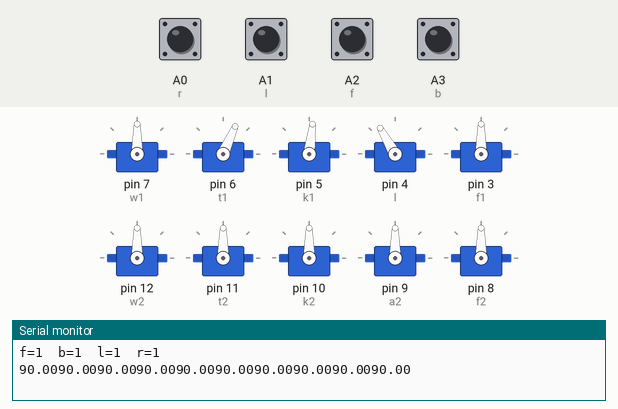
This sketch was run on a simulated Arduino Uno, built with avr-gcc and run on an emulated ATmega328P. Shown: 10 × servo, the last lines printed to the serial monitor. The inputs (shaded band) are chosen by the test bench; at power-on: A0 (r), A1 (l), A2 (f), A3 (b) HIGH.

Above: at 0.55 s.
At 1.05 s:
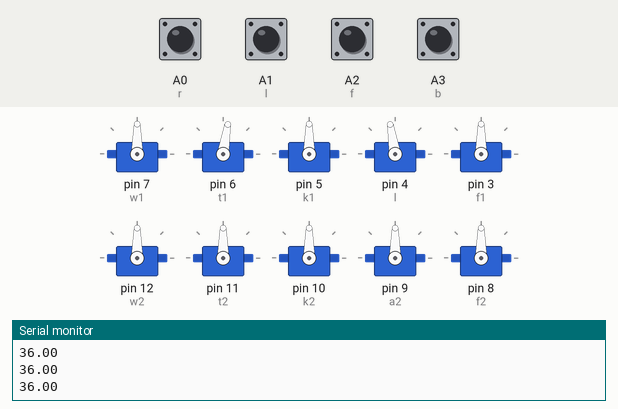
At 1.25 s:
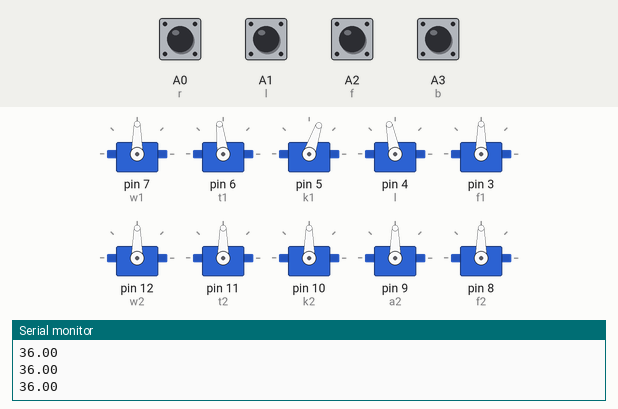
At 1.95 s:
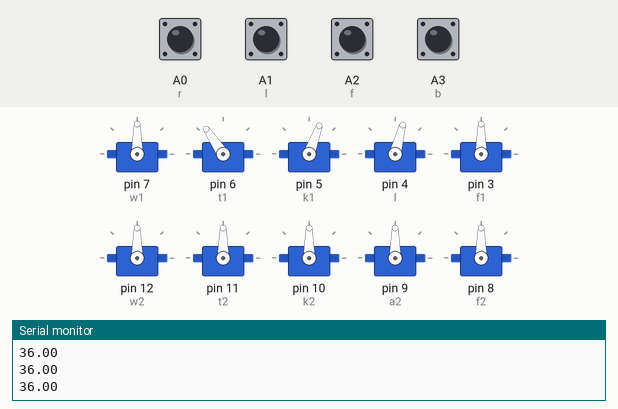
At 2.65 s:
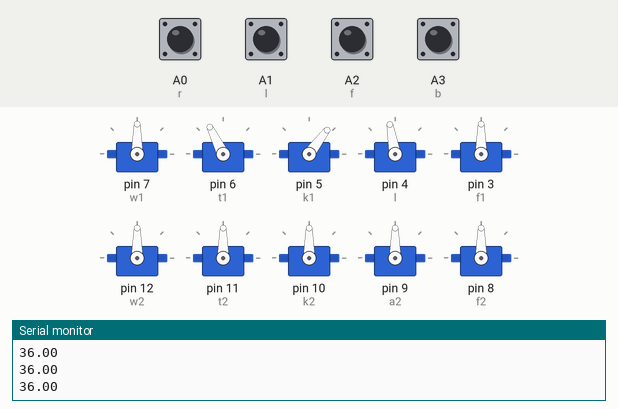
At 3.4 s:
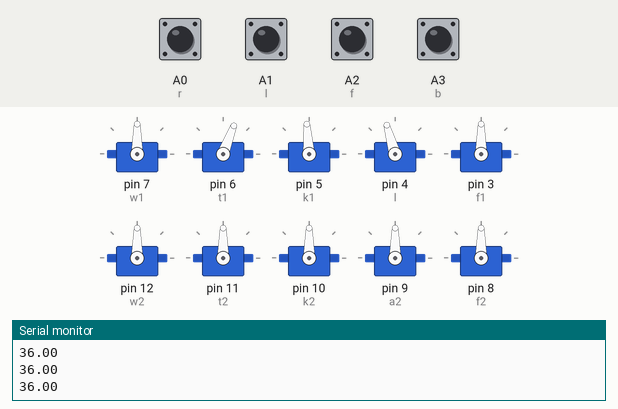
Timing chart, 0 to 7.6 s (numbered marks = the images above):
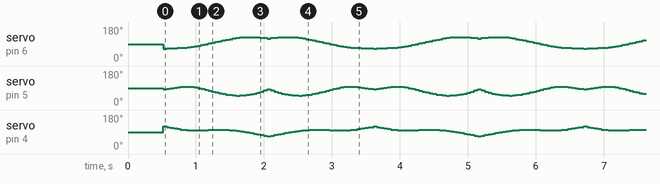

The sketch:

Second_code_Mark_2.ino
```cpp
#include <math.h>
#include <Servo.h>
#define l A1
#define r A0
#define f A2
#define b A3

Servo w1;
Servo f1;
Servo w2;
Servo f2;
Servo t1;
Servo t2;
Servo k1;
Servo k2;
Servo a1;
Servo a2;
float wa1=90;
float wa2=90;
float fa1=90;
float ta1=90;
float ka1=90;
float aa1=90;
float ta2=90;
float ka2=90;
float aa2=90;
float fa2=90;

float x=0;
float y=6;
float x2=0;
float y2=5;
float zb;
float z1;
float z2;
float i;

float A;
float B;
float T;
float Al;
float Bl;
float Tl;
float ap;
float bp;
float zba;
float z1a;
float z2a;
float L1=x*x+y*y;
float L2=x2*x2+y2*y2;
int cr( float x,float y)///////////////////calculating the right leg angles as a function of end co-ordinates
 {
  Serial.println(L1);
  if(L1<=49)
  { A=atan(x/y)*57.2957795;
  B=acos((sqrt(x*x+y*y))/8)*57.2957795;
  ta1=A+B+60;
  ka1=150-2*B;
  aa1=61.04-A+B;
 // Serial.println("cr");
  }
  }
int cl(float x2,float y2)////////////////// calculating the left leg angles as a function of end co-ordinates
{
   Serial.println(L2);
  if(L2<=36)
  { Al=atan(x2/y2)*57.2957795;
  Bl=acos((sqrt(x2*x2+y2*y2))/6)*57.2957795;
  ta2=90-Al-Bl;
  ka2=90-2*Bl;//150-2*Bl-2.09;
  aa2=90+Al-Bl;//118.96+Al-Bl;
  //Serial.println("cl");
  }
                         Serial.println(Al);
                         Serial.println(Bl);
                         Serial.print("*");
                         Serial.println(ta2);
                         Serial.println(ka2);
                         Serial.println(aa2);
}
int lean( float zb)  ///////////////////////////// movement along z axis of center point (in the plane of two legs)
{
  //Serial.println ("bigin");
  zba=asin(zb/y)*57.2957795;
  float Z=90+(zba);
 /* Serial.println (Z);
   Serial.println (fa1);
   Serial.println (abs(fa1-Z));
   Serial.println (fa1+((Z-fa1)/abs(Z-fa1)));*/
                                                     //wa2=wa1=90-(90-zba)*(zb/(abs(zb)));
                                                    //fa2=fa1=90-(90-zba)*(zb/(abs(zb)));
  for(fa1 ; (abs(fa1-Z))>0.6  ;fa1=fa1+((Z-fa1)/abs(Z-fa1)))
    {
      w1.write(fa1);
      f1.write(fa1);
      w2.write(fa1);
      f2.write(fa1);
      delay(5);
     // Serial.println((fa1));
    }
    //Serial.println("d");
 }
int rl( float h)//////////////////////////////////////lifting right leg by height h
{

  for( y ; abs(y-h)>=0.6; y=y+0.2*((h-y)/abs(h-y)))
  {
      cr(x,y);
       t1.write(ta1);
       k1.write(ka1);
       a1.write(aa1);
       delay(5);
      // Serial.println("b");
  }

}
int ll( float h)///////////////////////////////////////lifting left leg by height h
{
  for( y2 ; abs(y2-h)>=0.6; y2+0.2*((h-y2)/abs(h-y2)))
  {
      cl(x2,y2);
       t2.write(ta2);
       k2.write(ka2);
       a2.write(aa2);
       delay(5);
  }

}

int sf( float H ,float s)/////////////////////////////step forward
 {
  lean(3);
  //rl(6-H);
  for(x=0;x<=s;x=x+0.2)
 {
 // y=6-H*sqrt(1-((x*x)/(s*s)));
 // cr( x,y);

                         Serial.println(A);
                         Serial.println(B);
                         Serial.print("*");
                         Serial.println(ta1);
                         Serial.println(ka1);
                         Serial.println(aa1);
                         Serial.println("*** f");
 if(x2>(-s))
 { x2=x2-0.2;
//  y2=5;
   //y2=5+H*sqrt(1-((x2*x2)/(s*s)));
   cl(x2,y2);

                         Serial.println(Al);
                         Serial.println(Bl);
                         Serial.print("*");
                         Serial.println(ta2);
                         Serial.println(ka2);
                         Serial.println(aa2);
                         Serial.println("*** b");
   t2.write(ta2);
   k2.write(ka2);
   a2.write(aa2);}
   t1.write(ta1);
   k1.write(ka1);
   a1.write(aa1);

   delay(20);


 }
 Serial.println("* emd");
 lean(-3);
 ll(5-H);
 for ( x ;x>=0;x=x-0.2)
 {
  cr(x,y);

  x2=x2+0.2;
   y2=5-H*sqrt(1-(x2*x2)/(s*s));
   cl(x2,y2);

   t2.write(ta2);
   k2.write(ka2);
   a2.write(aa2);

   t1.write(ta1);
   k1.write(ka1);
   a1.write(aa1);
   delay(10);
 }
 rl(6);
 ll(5);
 lean(0);
 x=x2=0;

  w1.write(wa1=90);
      f1.write(fa1=90);
      w2.write(wa2=90);
      f2.write(fa2=90);
      t2.write(ta2=90);
      a2.write(aa2=90);
      t1.write(ta1=90);
      k1.write(ka1=90);
      a1.write(aa1=90);
      delay(5);
      Serial.println("*********************************************end sf");
 }
 int sb( float H ,float s)///////////////////////////////////////////step backwards
 {
  lean(-1.75);
  rl(6-H);
  for(x=0;x>=-s;x=x-0.2)

  {
  y=6-H*sqrt(1-(x*x)/(s*s));
  cr( x,y);

                         Serial.println(A);
                         Serial.println(B);
                         Serial.print("*");
                         Serial.println(ta1);
                         Serial.println(ka1);
                         Serial.println(aa1);
                         Serial.print("***");

  x2=x2+0.2;
  cl(x2,y2);


                         Serial.println(Al);
                         Serial.println(Bl);
                         Serial.print("*");
                         Serial.println(ta2);
                         Serial.println(ka2);
                         Serial.println(aa2);
                         Serial.print("***");
   t2.write(ta2);
   k2.write(ka2);
   a2.write(aa2);

   t1.write(ta1);
   k1.write(ka1);
   a1.write(aa1);
   delay(10);

 }
 lean(1.75);
 ll(5-H);
 for ( x ;x<=0;x=x+0.2)
 {
  cr(x,y);

  x2=x2-0.2;
   y2=5-H*sqrt(1-(x2*x2)/(s*s));
   cl(x2,y2);

   t2.write(ta2);
   k2.write(ka2);
   a2.write(aa2);

   t1.write(ta1);
   k1.write(ka1);
   a1.write(aa1);
   delay(10);
 }
 ll(5);
 lean(0);
  w1.write(wa1=90);
      f1.write(fa1=90);
      w2.write(wa2=90);
      f2.write(fa2=90);
      t2.write(ta2=90);
      a2.write(aa2=90);
      t1.write(ta1=90);
      k1.write(ka1=90);
      a1.write(aa1=90);
      delay(5);
 }
 int ro( float rr)/////////////////////////////////////////////////////////// rotate(tilt) the upper plane by angle rr
 {
  for( i ; abs(rr)-abs(i)>=0; i=i+((rr)/abs(rr)))
  {
     if(rr>0)
    {Serial.println( "1");
      if ( y>0 && y2<=6)
      {
        y=y-1.75*tan(i*0.0174533);
        y2=y2+1.75*tan(i*0.0174533);
        cr(x,y);

      }
      if( y==0 && y2<=6)
      {
        y2=y2+3.5*tan(i*0.0174533);

      }
      if ( y>0 && y2==6)
      {
        y=y-3.5*tan(i*0.0174533);

      }
      Serial.println(y);
      Serial.println(y2);
    }
    else if(rr<0)
    {Serial.println( "2");
      if ( y<7 && y2>0)
      {
        y=y+1.75*tan(i*0.0174533);
        y2=y2-1.75*tan(i*0.0174533);
      }
      if( y==7 && y2>0)
      {
        y2=y2-3.5*tan(i*0.0174533);
      }
      if ( y<7 && y2==0)
      {
        y=y+3.5*tan(i*0.0174533);
      }
       Serial.println(y);
      Serial.println(y2);
    }
    Serial.println(y);
      Serial.println(y2);
    Serial.println(i);
    cr(x,y);
   cl(x2,y2);
   fa1=fa1-i;
   fa2=fa2-i;
   t2.write(ta2);
   k2.write(ka2);
   a2.write(aa2);
   t1.write(ta1);
   k1.write(ka1);
   a1.write(aa1);
   f1.write(fa1);
   f2.write(fa1);
   delay(0);
  }
 }
void setup()// **********************************************************************************************************************************************************************8
{
  Serial.begin(9600);

   pinMode(f,INPUT_PULLUP);
   pinMode(b,INPUT_PULLUP);
   pinMode(f,INPUT_PULLUP);
   pinMode(l,INPUT_PULLUP);
   pinMode(r,INPUT_PULLUP);

  w1.attach(7);
  t1.attach(6);
  k1.attach(5);
  a1.attach(4);
  f1.attach(3);
  w2.attach(12);
  t2.attach(11);
  k2.attach(10);
  a2.attach(9);
  f2.attach(8);

  {
       w1.write(wa1=90);
      f1.write(fa1=90);
      w2.write(wa2=90);
      f2.write(fa2=90);
      t2.write(ta2=90);
      a2.write(aa2=90);
      t1.write(ta1=90);
      k1.write(ka1=90);
      a1.write(aa1=90);
  }
       delay(500);
 // sf(1,3);
}

void loop()// **********************************************************************************************************************************************************************8
{
  int fstate=digitalRead(f);
  int bstate=digitalRead(b);
  int lstate=digitalRead(l);
  int rstate=digitalRead(r);
   Serial.print("f=");
  Serial.print(fstate);
   Serial.print("  b=");
  Serial.print(bstate);
   Serial.print("  l=");
  Serial.print(lstate);
   Serial.print("  r=");
  Serial.println(rstate);

  Serial.print(wa1);
  Serial.print(wa2);
  Serial.print(ta1);
  Serial.print(ta2);
  Serial.print(ka1);
  Serial.print(ka2);
  Serial.print(aa1);
  Serial.print(aa2);
  Serial.print(fa1);
  Serial.println(fa2);
  //sf(1,2);
 // ro(10);
 //ll(3);
 //////////////////////////////////////////////////////////////////////////////////right leg performing given function
for(x=-3;x<=3;x=x+0.2)
 {

 y=6-1*sin(1.0472*x);              ///////sine
 //y=6-1*sqrt(1-((x*x)/(9)));     /////////ellips( uncomment to trace ellips and comment sine function (above line) and set the limits
  cr( x,y);
  t1.write(ta1);
   k1.write(ka1);
   a1.write(aa1);
 delay(50);
 }
 for(x=3;x>=-3;x=x-0.2)
 {
 // y=6+2*sqrt(1-((x*x)/(9)));
 y=6-1*sin(1.0472*x);
  cr( x,y);
  t1.write(ta1);
   k1.write(ka1);
   a1.write(aa1);
 delay(50);
 }
 //delay(1000);

  Serial.println("end****loop");


 int l=4;
 x=l;
 if((fstate==0)&&(bstate==1)&&(lstate==1)&&(rstate==1))//////example run
 {
  // this line of code will run on giving forward as input
 }
 //conditions          for         RC      module     input     (dfault input =1, when given input turns =0)
 //if((fstate==1)&&(bstate==0)&&(lstate==1)&&(rstate==1)) ///////////////////////////////////////////////////////////////////back
 //if((fstate==1)&&(bstate==1)&&(lstate==0)&&(rstate==1)) ///////////////////////////////////////////////////////////////////turnleft
 //if((fstate==1)&&(bstate==1)&&(lstate==1)&&(rstate==0)) ///////////////////////////////////////////////////////////////////turnright
 //if((rstate==0)&&(bstate==0))//////////////////////////////////////////////////////////////////////////////////////////////lean pick right
 //if((lstate==0)&&(bstate==0))//////////////////////////////////////////////////////////////////////////////////////////////flat slid

}
```

Measured:
- by itself, servo on pin 6 (t1): moves between 66° and 127°, repeating every 3.1 s
- by itself, servo on pin 5 (k1): moves between 50° and 97°, repeating every 3.1 s
